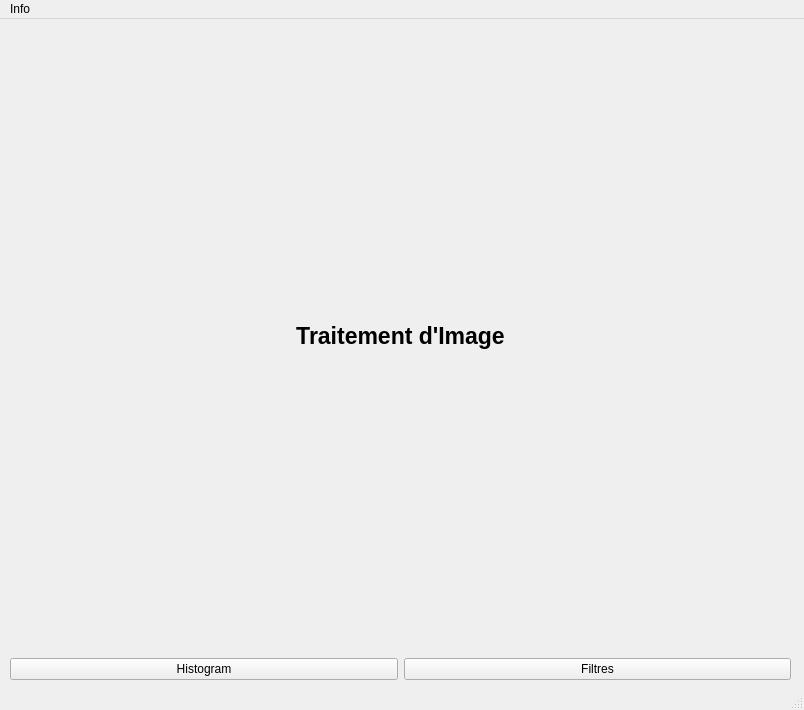
<?xml version="1.0" encoding="UTF-8"?>
<ui version="4.0">
 <class>MainWindow</class>
 <widget class="QMainWindow" name="MainWindow">
  <property name="windowModality">
   <enum>Qt::ApplicationModal</enum>
  </property>
  <property name="enabled">
   <bool>true</bool>
  </property>
  <property name="geometry">
   <rect>
    <x>0</x>
    <y>0</y>
    <width>804</width>
    <height>710</height>
   </rect>
  </property>
  <property name="sizePolicy">
   <sizepolicy hsizetype="Fixed" vsizetype="Fixed">
    <horstretch>0</horstretch>
    <verstretch>0</verstretch>
   </sizepolicy>
  </property>
  <property name="minimumSize">
   <size>
    <width>804</width>
    <height>710</height>
   </size>
  </property>
  <property name="maximumSize">
   <size>
    <width>804</width>
    <height>710</height>
   </size>
  </property>
  <property name="windowTitle">
   <string>Image Processing</string>
  </property>
  <property name="autoFillBackground">
   <bool>false</bool>
  </property>
  <widget class="QWidget" name="centralwidget">
   <widget class="QWidget" name="verticalLayoutWidget">
    <property name="geometry">
     <rect>
      <x>10</x>
      <y>0</y>
      <width>781</width>
      <height>661</height>
     </rect>
    </property>
    <layout class="QVBoxLayout" name="verticalLayout">
     <item>
      <widget class="QLabel" name="label">
       <property name="font">
        <font>
         <pointsize>17</pointsize>
         <weight>75</weight>
         <bold>true</bold>
         <underline>false</underline>
         <strikeout>false</strikeout>
        </font>
       </property>
       <property name="autoFillBackground">
        <bool>false</bool>
       </property>
       <property name="text">
        <string>Traitement d'Image</string>
       </property>
       <property name="alignment">
        <set>Qt::AlignCenter</set>
       </property>
      </widget>
     </item>
     <item>
      <layout class="QGridLayout" name="gridLayout">
       <item row="1" column="0">
        <widget class="QPushButton" name="histBtn">
         <property name="text">
          <string>Histogram</string>
         </property>
        </widget>
       </item>
       <item row="1" column="1">
        <widget class="QPushButton" name="filtBtn">
         <property name="text">
          <string>Filtres</string>
         </property>
        </widget>
       </item>
      </layout>
     </item>
    </layout>
   </widget>
  </widget>
  <widget class="QStatusBar" name="statusbar"/>
  <widget class="QMenuBar" name="menubar">
   <property name="geometry">
    <rect>
     <x>0</x>
     <y>0</y>
     <width>804</width>
     <height>22</height>
    </rect>
   </property>
   <widget class="QMenu" name="menuInfo">
    <property name="title">
     <string>Info</string>
    </property>
    <addaction name="actionDetails"/>
   </widget>
   <addaction name="menuInfo"/>
  </widget>
  <action name="actionDetails">
   <property name="checkable">
    <bool>false</bool>
   </property>
   <property name="text">
    <string>Details</string>
   </property>
   <property name="shortcut">
    <string>Ctrl+I</string>
   </property>
  </action>
 </widget>
 <resources/>
 <connections/>
</ui>
